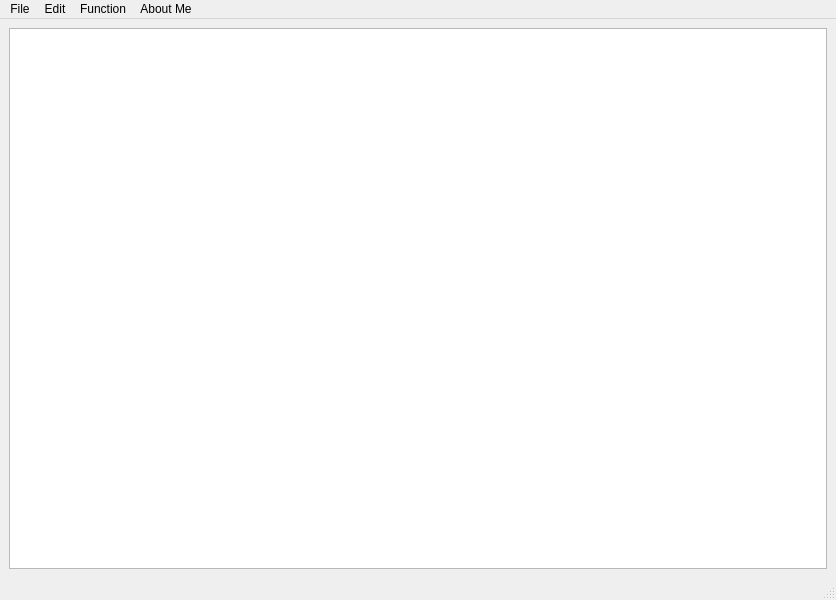
<?xml version="1.0" encoding="UTF-8"?>
<ui version="4.0">
 <class>MainWindow</class>
 <widget class="QMainWindow" name="MainWindow">
  <property name="geometry">
   <rect>
    <x>0</x>
    <y>0</y>
    <width>836</width>
    <height>600</height>
   </rect>
  </property>
  <property name="windowTitle">
   <string>MainWindow</string>
  </property>
  <widget class="QWidget" name="centralwidget">
   <layout class="QVBoxLayout" name="verticalLayout">
    <item>
     <widget class="QTextEdit" name="textEdit"/>
    </item>
   </layout>
  </widget>
  <widget class="QStatusBar" name="statusbar"/>
  <widget class="QMenuBar" name="menubar">
   <property name="geometry">
    <rect>
     <x>0</x>
     <y>0</y>
     <width>836</width>
     <height>22</height>
    </rect>
   </property>
   <widget class="QMenu" name="menuFile">
    <property name="title">
     <string>File</string>
    </property>
    <addaction name="actionNew"/>
    <addaction name="actionOpen"/>
    <addaction name="separator"/>
    <addaction name="actionSave"/>
    <addaction name="actionSave_As"/>
    <addaction name="separator"/>
   </widget>
   <widget class="QMenu" name="menuEdit">
    <property name="title">
     <string>Edit</string>
    </property>
    <addaction name="actionCut"/>
    <addaction name="actionCopy"/>
    <addaction name="actionPaste"/>
    <addaction name="separator"/>
    <addaction name="actionUndo"/>
    <addaction name="actionRedo"/>
    <addaction name="separator"/>
    <addaction name="actionBold"/>
    <addaction name="actionUnBold"/>
    <addaction name="separator"/>
    <addaction name="separator"/>
   </widget>
   <widget class="QMenu" name="menuAbout_Me">
    <property name="title">
     <string>About Me</string>
    </property>
    <addaction name="actionHere"/>
   </widget>
   <widget class="QMenu" name="menuSuperScript">
    <property name="title">
     <string>Function</string>
    </property>
    <addaction name="actionSuperScript"/>
    <addaction name="actionDownScript"/>
   </widget>
   <addaction name="menuFile"/>
   <addaction name="menuEdit"/>
   <addaction name="menuSuperScript"/>
   <addaction name="menuAbout_Me"/>
  </widget>
  <action name="actionNew">
   <property name="checkable">
    <bool>false</bool>
   </property>
   <property name="icon">
    <iconset>
     <normalon>new.png</normalon>
    </iconset>
   </property>
   <property name="text">
    <string>New</string>
   </property>
   <property name="iconVisibleInMenu">
    <bool>true</bool>
   </property>
   <property name="shortcutVisibleInContextMenu">
    <bool>true</bool>
   </property>
  </action>
  <action name="actionOpen">
   <property name="icon">
    <iconset>
     <normaloff>Open.png</normaloff>Open.png</iconset>
   </property>
   <property name="text">
    <string>Open</string>
   </property>
   <property name="iconVisibleInMenu">
    <bool>true</bool>
   </property>
   <property name="shortcutVisibleInContextMenu">
    <bool>true</bool>
   </property>
  </action>
  <action name="actionSave">
   <property name="icon">
    <iconset>
     <normalon>Save.png</normalon>
    </iconset>
   </property>
   <property name="text">
    <string>Save</string>
   </property>
   <property name="iconVisibleInMenu">
    <bool>true</bool>
   </property>
   <property name="shortcutVisibleInContextMenu">
    <bool>true</bool>
   </property>
  </action>
  <action name="actionSave_As">
   <property name="icon">
    <iconset>
     <normalon>saveas.png</normalon>
    </iconset>
   </property>
   <property name="text">
    <string>Save As</string>
   </property>
   <property name="iconVisibleInMenu">
    <bool>true</bool>
   </property>
   <property name="shortcutVisibleInContextMenu">
    <bool>true</bool>
   </property>
  </action>
  <action name="actionCut">
   <property name="icon">
    <iconset>
     <normalon>cut.png</normalon>
    </iconset>
   </property>
   <property name="text">
    <string>Cut</string>
   </property>
   <property name="iconVisibleInMenu">
    <bool>true</bool>
   </property>
   <property name="shortcutVisibleInContextMenu">
    <bool>true</bool>
   </property>
  </action>
  <action name="actionCopy">
   <property name="icon">
    <iconset>
     <normalon>copy.png</normalon>
    </iconset>
   </property>
   <property name="text">
    <string>Copy</string>
   </property>
  </action>
  <action name="actionPaste">
   <property name="icon">
    <iconset>
     <normalon>paste.png</normalon>
    </iconset>
   </property>
   <property name="text">
    <string>Paste</string>
   </property>
   <property name="iconVisibleInMenu">
    <bool>true</bool>
   </property>
   <property name="shortcutVisibleInContextMenu">
    <bool>true</bool>
   </property>
  </action>
  <action name="actionUndo">
   <property name="icon">
    <iconset>
     <normalon>undo.png</normalon>
    </iconset>
   </property>
   <property name="text">
    <string>Undo</string>
   </property>
   <property name="iconVisibleInMenu">
    <bool>true</bool>
   </property>
   <property name="shortcutVisibleInContextMenu">
    <bool>true</bool>
   </property>
  </action>
  <action name="actionRedo">
   <property name="icon">
    <iconset>
     <normalon>Redo.png</normalon>
    </iconset>
   </property>
   <property name="text">
    <string>Redo</string>
   </property>
   <property name="iconVisibleInMenu">
    <bool>true</bool>
   </property>
   <property name="shortcutVisibleInContextMenu">
    <bool>true</bool>
   </property>
  </action>
  <action name="actionHere">
   <property name="icon">
    <iconset>
     <normalon>about.png</normalon>
    </iconset>
   </property>
   <property name="text">
    <string>Here</string>
   </property>
   <property name="iconVisibleInMenu">
    <bool>true</bool>
   </property>
   <property name="shortcutVisibleInContextMenu">
    <bool>true</bool>
   </property>
  </action>
  <action name="actionBold">
   <property name="icon">
    <iconset>
     <normalon>bold.png</normalon>
    </iconset>
   </property>
   <property name="text">
    <string>Bold</string>
   </property>
   <property name="iconVisibleInMenu">
    <bool>true</bool>
   </property>
   <property name="shortcutVisibleInContextMenu">
    <bool>true</bool>
   </property>
  </action>
  <action name="actionUnBold">
   <property name="icon">
    <iconset>
     <normaloff>unbold.png</normaloff>
     <normalon>bold.png</normalon>unbold.png</iconset>
   </property>
   <property name="text">
    <string>UnBold</string>
   </property>
   <property name="iconVisibleInMenu">
    <bool>true</bool>
   </property>
   <property name="shortcutVisibleInContextMenu">
    <bool>true</bool>
   </property>
  </action>
  <action name="actionSuperScript">
   <property name="icon">
    <iconset>
     <normalon>super.png</normalon>
    </iconset>
   </property>
   <property name="text">
    <string>SuperScript</string>
   </property>
   <property name="iconVisibleInMenu">
    <bool>true</bool>
   </property>
   <property name="shortcutVisibleInContextMenu">
    <bool>true</bool>
   </property>
  </action>
  <action name="actionDownScript">
   <property name="icon">
    <iconset>
     <normalon>sub.png</normalon>
    </iconset>
   </property>
   <property name="text">
    <string>SubScript</string>
   </property>
   <property name="iconVisibleInMenu">
    <bool>true</bool>
   </property>
   <property name="shortcutVisibleInContextMenu">
    <bool>true</bool>
   </property>
  </action>
  <action name="actionNew_2">
   <property name="checkable">
    <bool>false</bool>
   </property>
   <property name="icon">
    <iconset>
     <normalon>new.png</normalon>
    </iconset>
   </property>
   <property name="text">
    <string>New</string>
   </property>
   <property name="iconVisibleInMenu">
    <bool>true</bool>
   </property>
   <property name="shortcutVisibleInContextMenu">
    <bool>true</bool>
   </property>
  </action>
 </widget>
 <tabstops>
  <tabstop>textEdit</tabstop>
 </tabstops>
 <resources/>
 <connections/>
</ui>
